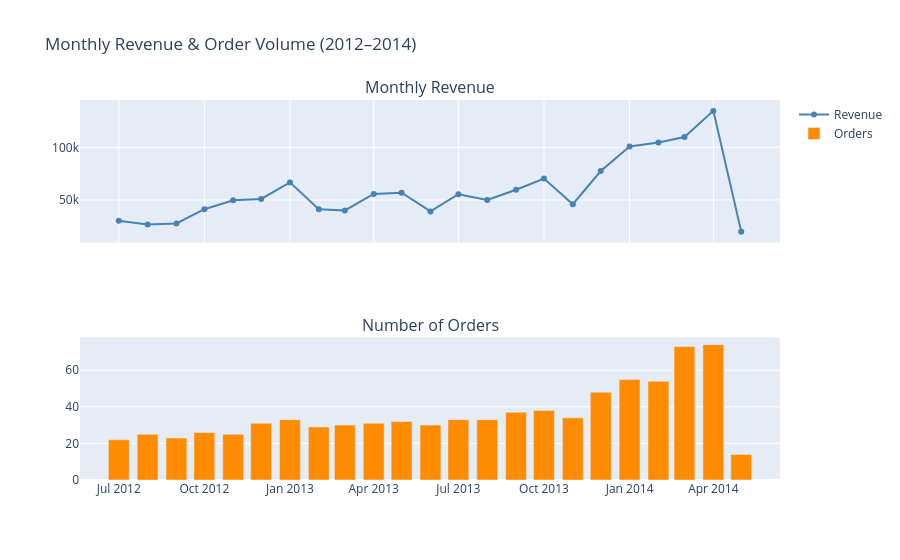

The notebook cell saved with this chart:
### Markdown cell above
# **Time Series Analysis**

### Code cell
# Monthly revenue
monthly = orders_df.groupby('month_dt', as_index=False).agg(revenue=('totalamount', 'sum'), num_orders=('orderid', 'count'))
monthly['mom_growth'] = monthly['revenue'].pct_change() * 100

fig_monthly = make_subplots(rows=2, cols=1, shared_xaxes=True, subplot_titles=('Monthly Revenue', 'Number of Orders'))

fig_monthly.add_trace(
    go.Scatter(x=monthly['month_dt'], y=monthly['revenue'],
               mode='lines+markers', name='Revenue', line=dict(color='steelblue')),
    row=1, col=1
)
fig_monthly.add_trace(
    go.Bar(x=monthly['month_dt'], y=monthly['num_orders'],
           name='Orders', marker_color='darkorange'),
    row=2, col=1
)
fig_monthly.update_layout(title='Monthly Revenue & Order Volume (2012–2014)')
fig_monthly.show()

### Figure 1 — Plotly figure (JSON) as saved in the notebook; plotly's stock layout.template omitted (floating-point values rounded to 4 significant figures)
{"data": [{"line": {"color": "steelblue"}, "mode": "lines+markers", "name": "Revenue", "type": "scatter", "x": ["2012-07-01T00:00:00.000000000", "2012-08-01T00:00:00.000000000", "2012-09-01T00:00:00.000000000", "2012-10-01T00:00:00.000000000", "2012-11-01T00:00:00.000000000", "2012-12-01T00:00:00.000000000", "2013-01-01T00:00:00.000000000", "2013-02-01T00:00:00.000000000", "2013-03-01T00:00:00.000000000", "2013-04-01T00:00:00.000000000", "2013-05-01T00:00:00.000000000", "2013-06-01T00:00:00.000000000", "2013-07-01T00:00:00.000000000", "2013-08-01T00:00:00.000000000", "2013-09-01T00:00:00.000000000", "2013-10-01T00:00:00.000000000", "2013-11-01T00:00:00.000000000", "2013-12-01T00:00:00.000000000", "2014-01-01T00:00:00.000000000", "2014-02-01T00:00:00.000000000", "2014-03-01T00:00:00.000000000", "2014-04-01T00:00:00.000000000", "2014-05-01T00:00:00.000000000"], "xaxis": "x", "y": [30190.0, 26610.0, 27640.0, 41200.0, 49700.0, 50950.0, 66690.0, 41210.0, 39980.0, 55700.0, 56820.0, 39090.0, 55460.0, 49980.0, 59730.0, 70330.0, 45910.0, 77480.0, 100900.0, 104600.0, 109800.0, 134600.0, 19900.0], "yaxis": "y"}, {"marker": {"color": "darkorange"}, "name": "Orders", "type": "bar", "x": ["2012-07-01T00:00:00.000000000", "2012-08-01T00:00:00.000000000", "2012-09-01T00:00:00.000000000", "2012-10-01T00:00:00.000000000", "2012-11-01T00:00:00.000000000", "2012-12-01T00:00:00.000000000", "2013-01-01T00:00:00.000000000", "2013-02-01T00:00:00.000000000", "2013-03-01T00:00:00.000000000", "2013-04-01T00:00:00.000000000", "2013-05-01T00:00:00.000000000", "2013-06-01T00:00:00.000000000", "2013-07-01T00:00:00.000000000", "2013-08-01T00:00:00.000000000", "2013-09-01T00:00:00.000000000", "2013-10-01T00:00:00.000000000", "2013-11-01T00:00:00.000000000", "2013-12-01T00:00:00.000000000", "2014-01-01T00:00:00.000000000", "2014-02-01T00:00:00.000000000", "2014-03-01T00:00:00.000000000", "2014-04-01T00:00:00.000000000", "2014-05-01T00:00:00.000000000"], "xaxis": "x2", "y": [22, 25, 23, 26, 25, 31, 33, 29, 30, 31, 32, 30, 33, 33, 37, 38, 34, 48, 55, 54, 73, 74, 14], "yaxis": "y2"}], "layout": {"annotations": [{"font": {"size": 16}, "showarrow": false, "text": "Monthly Revenue", "x": 0.5, "xanchor": "center", "xref": "paper", "y": 1, "yanchor": "bottom", "yref": "paper"}, {"font": {"size": 16}, "showarrow": false, "text": "Number of Orders", "x": 0.5, "xanchor": "center", "xref": "paper", "y": 0.375, "yanchor": "bottom", "yref": "paper"}], "title": {"text": "Monthly Revenue & Order Volume (2012–2014)"}, "xaxis": {"anchor": "y", "domain": [0, 1], "matches": "x2", "showticklabels": false}, "xaxis2": {"anchor": "y2", "domain": [0, 1]}, "yaxis": {"anchor": "x", "domain": [0.625, 1]}, "yaxis2": {"anchor": "x2", "domain": [0, 0.375]}}}
